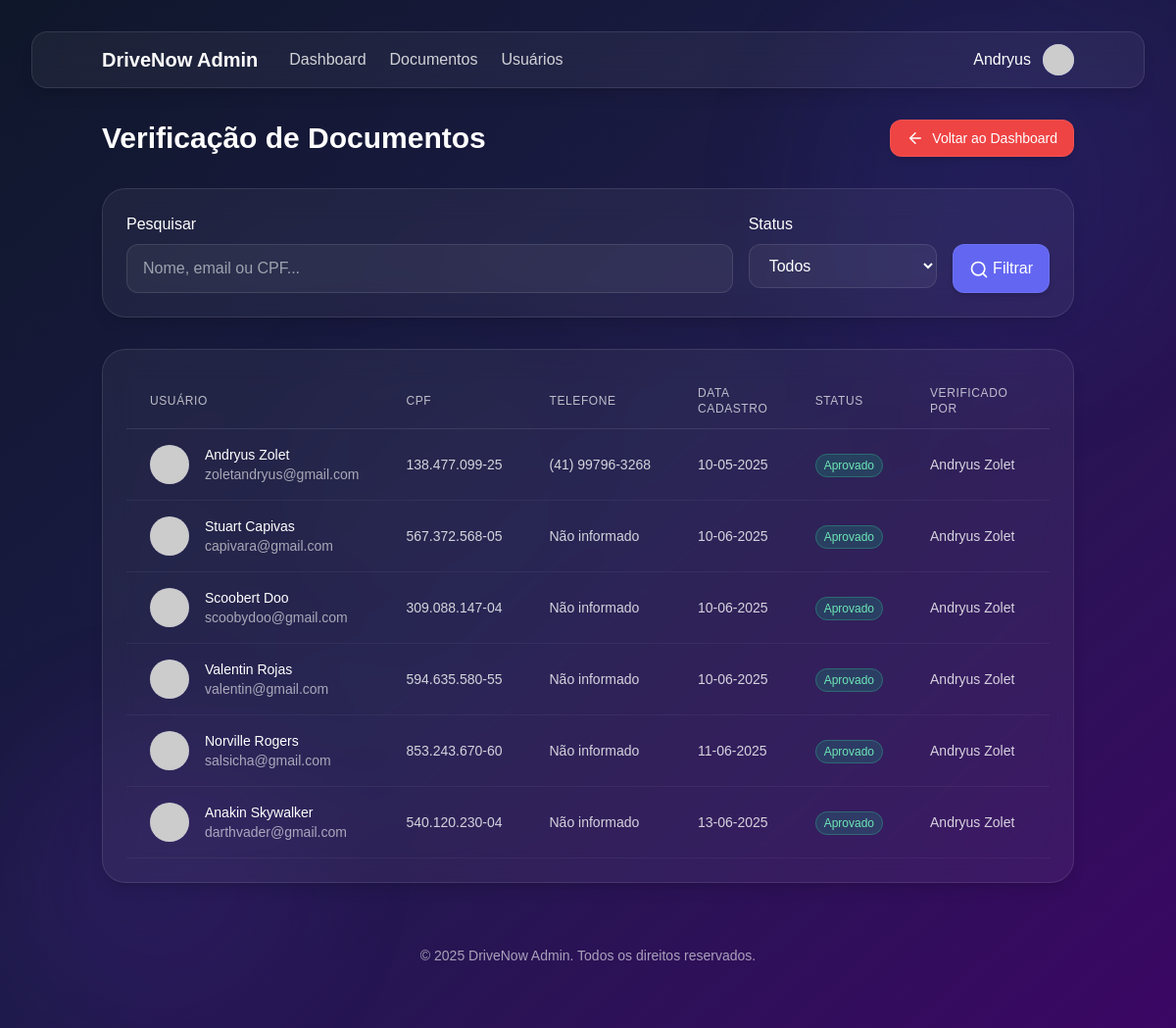
Screenshot of /drivenow/admin/usuarios.php (signed in) with the database file from the repository.
### tables this page shows
CREATE TABLE `conta_usuario` (
  `id` int(11) NOT NULL AUTO_INCREMENT,
  `is_admin` tinyint(1) NOT NULL DEFAULT 0,
  `primeiro_nome` varchar(50) DEFAULT NULL,
  `segundo_nome` varchar(50) DEFAULT NULL,
  `telefone` varchar(20) DEFAULT NULL,
  `e_mail` varchar(100) DEFAULT NULL,
  `senha` varchar(255) DEFAULT NULL,
  `data_de_entrada` date DEFAULT NULL,
  `foto_perfil` varchar(255) DEFAULT NULL,
  `cpf` varchar(14) DEFAULT NULL COMMENT 'CPF do usuário',
  `foto_cnh_frente` varchar(255) DEFAULT NULL COMMENT 'Caminho para foto da CNH (frente)',
  `foto_cnh_verso` varchar(255) DEFAULT NULL COMMENT 'Caminho para foto da CNH (verso)',
  `status_docs` enum('pendente','verificando','aprovado','rejeitado') NOT NULL DEFAULT 'pendente' COMMENT 'Status da verificação dos documentos',
  `data_verificacao` datetime DEFAULT NULL COMMENT 'Data da última verificação',
  `admin_verificacao` int(11) DEFAULT NULL COMMENT 'ID do admin que verificou os documentos',
  `tem_cnh` tinyint(1) NOT NULL DEFAULT 0 COMMENT 'Se o usuário possui CNH',
  `cadastro_completo` tinyint(1) NOT NULL DEFAULT 0 COMMENT 'Se o usuário completou o cadastro com documentos',
  `observacoes_docs` text DEFAULT NULL COMMENT 'Observações da verificação',
  `mensagens_nao_lidas` int(11) NOT NULL DEFAULT 0,
  `media_avaliacao_proprietario` decimal(3,1) DEFAULT NULL,
  `total_avaliacoes_proprietario` int(11) DEFAULT 0,
  `media_avaliacao_locatario` decimal(3,1) DEFAULT NULL,
  `total_avaliacoes_locatario` int(11) DEFAULT 0,
  PRIMARY KEY (`id`),
  UNIQUE KEY `e_mail` (`e_mail`)
);

### drivenow/includes/auth.php (called while the page is built, shortened)
<?php
function getUsuario() {
    return $_SESSION['usuario'] ?? null;
}
?>

### drivenow/admin/usuarios.php (the view, shortened to what this page needs)
<?php
require_once '../includes/auth.php';
$usuario = getUsuario();
$filtroPesquisa = isset($_GET['search']) ? trim($_GET['search']) : '';
global $pdo;
try {
    $params = [];
    $query = "SELECT *
              FROM conta_usuario
              ORDER BY id";
    $stmt = $pdo->prepare($query);
    $stmt->execute($params);
    $usuarios = $stmt->fetchAll(PDO::FETCH_ASSOC);
    $nenhumUsuario = count($usuarios) === 0;
} catch (PDOException $e) {
    $_SESSION['notification'] = [
        'type' => 'error',
        'message' => 'Erro ao carregar usuarios: ' . $e->getMessage()
    ];
}
function getNomeAdmin($adminId) {
    global $pdo;
    try {
        $stmt = $pdo->prepare("SELECT CONCAT(primeiro_nome, ' ', segundo_nome) as nome_completo
                               FROM conta_usuario WHERE id = ?");
        $stmt->execute([$adminId]);
        $result = $stmt->fetch(PDO::FETCH_ASSOC);
        return $result ? $result['nome_completo'] : 'Admin #' . $adminId;
    } catch (PDOException $e) {
        return 'Admin #' . $adminId;
    }
}
?>
<!DOCTYPE html>
<html lang="pt-br">
<head>
    <script src="https://cdn.tailwindcss.com"></script>
</head>
<body class="min-h-screen bg-gradient-to-br from-slate-900 via-indigo-950 to-purple-950 text-white p-4 md:p-8 overflow-x-hidden">
    <div class="fixed top-0 right-0 w-96 h-96 rounded-full bg-indigo-700 opacity-10 blur-3xl -z-10 animate-pulse animate-pulse-15s"></div>
    <div class="fixed bottom-0 left-0 w-80 h-80 rounded-full bg-purple-700 opacity-10 blur-3xl -z-10 animate-pulse animate-pulse-20s"></div>
    <div class="fixed top-1/3 left-1/4 w-64 h-64 rounded-full bg-slate-700 opacity-5 blur-3xl -z-10 animate-pulse animate-pulse-25s"></div>
    <header class="backdrop-blur-md bg-white/5 border subtle-border rounded-2xl mb-8 shadow-lg overflow-hidden">
        <div class="container mx-auto px-4 py-3">
            <div class="flex justify-between items-center">
                <div class="flex items-center">
                    <h1 class="text-xl font-bold text-white mr-8">DriveNow Admin</h1>
                    <nav class="hidden md:flex space-x-6">
                        <a href="../vboard.php" class="text-white/80 hover:text-white transition-colors">Dashboard</a>
                        <a href="dadmin.php" class="text-white/80 hover:text-white transition-colors">Documentos</a>
                        <a href="usuarios.php" class="text-white/80 hover:text-white transition-colors">Usuários</a>
                    </nav>
                </div>
                <div class="flex items-center gap-3">
                    <span class="text-white hidden md:inline"><?= htmlspecialchars($usuario['primeiro_nome']) ?></span>
                    <div class="relative h-8 w-8 transition-transform hover:scale-110 rounded-full flex items-center justify-center bg-indigo-500 text-white overflow-hidden">
                        <?php if (isset($usuario['foto_perfil']) && !empty($usuario['foto_perfil'])): ?>
                            <img src="<?= htmlspecialchars($usuario['foto_perfil']) ?>" alt="Foto de Perfil" class="h-full w-full object-cover">
                        <?php else: ?>
                            <img src="https://api.dicebear.com/7.x/initials/svg?seed=<?= urlencode($usuario['primeiro_nome']) ?>&backgroundColor=818cf8&textColor=ffffff&fontSize=40" alt="Usuário" class="h-full w-full object-cover">
                        <?php endif; ?>
                    </div>
                </div>
            </div>
        </div>
    </header>
    <main class="container mx-auto">
        <div class="max-w-7xl mx-auto px-4">
            <div class="flex flex-col md:flex-row md:items-center justify-between mb-8 gap-4">
                <h2 class="text-2xl md:text-3xl font-bold text-white">Verificação de Documentos</h2>
                <a href="../vboard.php" class="bg-red-500 hover:bg-red-600 text-white rounded-xl transition-colors border border-red-400/30 px-4 py-2 text-sm font-medium shadow-md hover:shadow-lg flex items-center w-full md:w-auto justify-center">
                    <svg xmlns="http://www.w3.org/2000/svg" width="18" height="18" viewBox="0 0 24 24" fill="none" stroke="currentColor" stroke-width="2" stroke-linecap="round" stroke-linejoin="round" class="mr-2">
                        <path d="m12 19-7-7 7-7"></path>
                        <path d="M19 12H5"></path>
                    </svg>
                    Voltar ao Dashboard
                </a>
            </div>
            <div class="backdrop-blur-lg bg-white/5 border subtle-border rounded-3xl p-6 mb-8 shadow-lg">
                <div class="flex flex-col md:flex-row gap-4">
                    <div class="flex-1">
                        <form action="usuarios.php" method="GET" class="flex flex-col sm:flex-row gap-4">
                            <div class="flex-1">
                                <label for="search" class="block text-white font-medium mb-2">Pesquisar</label>
                                <input
                                    type="text"
                                    id="search"
                                    name="search"
                                    placeholder="Nome, email ou CPF..."
                                    class="w-full px-4 py-3 bg-white/5 border border-white/10 rounded-xl text-white focus:outline-none focus:ring-2 focus:ring-indigo-500/50"
                                    value="<?= htmlspecialchars($filtroPesquisa) ?>"
                                >
                            </div>
                            <div class="sm:w-48">
                                <label for="status" class="block text-white font-medium mb-2">Status</label>
                                <select
                                    name="filtro"
                                    id="filtro"
                                    onchange="this.form.submit()"
                                    class="w-full px-4 py-3 bg-white/5 border border-white/10 rounded-xl text-white focus:outline-none focus:ring-2 focus:ring-indigo-500/50"
                                >
                                    <option value="">Todos</option>
                                </select>
                            </div>
                            <div class="flex items-end">
                                <button type="submit" class="w-full px-4 py-3 bg-indigo-500 hover:bg-indigo-600 text-white font-medium rounded-xl transition-colors border border-indigo-400/30 shadow-md hover:shadow-lg">
                                    <svg xmlns="http://www.w3.org/2000/svg" width="20" height="20" viewBox="0 0 24 24" fill="none" stroke="currentColor" stroke-width="2" stroke-linecap="round" stroke-linejoin="round" class="inline-block">
                                        <circle cx="11" cy="11" r="8"></circle>
                                        <line x1="21" y1="21" x2="16.65" y2="16.65"></line>
                                    </svg>
                                    Filtrar
                                </button>
                            </div>
                        </form>
                    </div>
                </div>
            </div>
            <div class="backdrop-blur-lg bg-white/5 border subtle-border rounded-3xl p-6 shadow-lg">
                <?php if ($nenhumUsuario): ?>
                    <div class="text-center py-8">
                        <svg xmlns="http://www.w3.org/2000/svg" width="48" height="48" viewBox="0 0 24 24" fill="none" stroke="currentColor" stroke-width="2" stroke-linecap="round" stroke-linejoin="round" class="mx-auto text-white/30 mb-4">
                            <path d="M16 21v-2a4 4 0 0 0-4-4H6a4 4 0 0 0-4 4v2"></path>
                            <circle cx="9" cy="7" r="4"></circle>
                            <path d="M22 21v-2a4 4 0 0 0-3-3.87"></path>
                            <path d="M16 3.13a4 4 0 0 1 0 7.75"></path>
                        </svg>
                        <h3 class="text-xl font-medium text-white mb-2">Nenhum usuario encontrado</h3>
                        <p class="text-white/70">
                            <?php if ($filtroStatus || $filtroPesquisa): ?>
                                Tente alterar seus filtros de pesquisa.
                            <?php else: ?>
                                Não há documentos para verificação no momento.
                            <?php endif; ?>
                        </p>
                        <?php if ($filtroStatus || $filtroPesquisa): ?>
                            <a href="usuarios.php" class="inline-block mt-4 px-4 py-2 bg-indigo-500 hover:bg-indigo-600 text-white font-medium rounded-xl transition-colors border border-indigo-400/30 shadow-md hover:shadow-lg">
                                Limpar Filtros
                            </a>
                        <?php endif; ?>
                    </div>
                <?php else: ?>
                    <div class="overflow-x-auto">
                        <table class="w-full min-w-full">
                            <thead>
                                <tr class="border-b border-white/10">
                                    <th class="px-6 py-3 text-left text-xs font-medium text-white/70 uppercase tracking-wider">Usuário</th>
                                    <th class="px-6 py-3 text-left text-xs font-medium text-white/70 uppercase tracking-wider">CPF</th>
                                    <th class="px-6 py-3 text-left text-xs font-medium text-white/70 uppercase tracking-wider">Telefone</th>
                                    <th class="px-6 py-3 text-left text-xs font-medium text-white/70 uppercase tracking-wider">Data Cadastro</th>
                                    <th class="px-6 py-3 text-left text-xs font-medium text-white/70 uppercase tracking-wider">Status</th>
                                    <th class="px-6 py-3 text-left text-xs font-medium text-white/70 uppercase tracking-wider">Verificado por</th>
                                    <th class="px-6 py-3 text-left text-xs font-medium text-white/70 uppercase tracking-wider">Data Verificacao</th>
                                </tr>
                            </thead>
                            <tbody>
                                <?php foreach ($usuarios as $user): ?>
                                    <tr class="border-b border-white/5 hover:bg-white/5">
                                        <td class="px-6 py-4 whitespace-nowrap">
                                            <div class="flex items-center">
                                                <div class="h-10 w-10 rounded-full overflow-hidden bg-indigo-500/30 flex items-center justify-center">
                                                    <img src="https://api.dicebear.com/7.x/initials/svg?seed=<?= urlencode($user['primeiro_nome']) ?>&backgroundColor=818cf8&textColor=ffffff&fontSize=40" alt="Usuário" class="h-full w-full object-cover">
                                                </div>
                                                <div class="ml-4">
                                                    <div class="text-sm font-medium text-white"><?= htmlspecialchars($user['primeiro_nome'] . ' ' . $user['segundo_nome']) ?></div>
                                                    <div class="text-sm text-white/60"><?= htmlspecialchars($user['e_mail']) ?></div>
                                                </div>
                                            </div>
                                        </td>
                                        <td class="px-6 py-4 whitespace-nowrap text-sm text-white/80">
                                            <?= htmlspecialchars($user['cpf'] ?: 'Não informado') ?>
                                        </td>
                                        <td class="px-6 py-4 whitespace-nowrap text-sm text-white/80">
                                            <?= htmlspecialchars($user['telefone'] ?: 'Não informado') ?>
                                        </td>
                                        <td class="px-6 py-4 whitespace-nowrap text-sm text-white/80">
                                            <?= $user['data_de_entrada'] ? date('d-m-Y', strtotime($user['data_de_entrada'])) : 'Não informado' ?>
                                        </td>
                                        <td class="px-6 py-4 whitespace-nowrap">
                                            <?php if ($user['status_docs'] === 'aprovado'): ?>
                                                <span class="px-2 py-1 text-xs rounded-full bg-emerald-500/20 text-emerald-300 border border-emerald-400/30">
                                                    Aprovado
                                                </span>
                                            <?php elseif ($user['status_docs'] === 'rejeitado'): ?>
                                                <span class="px-2 py-1 text-xs rounded-full bg-red-500/20 text-red-300 border border-red-400/30">
                                                    Rejeitado
                                                </span>
                                            <?php else: ?>
                                                <span class="px-2 py-1 text-xs rounded-full bg-amber-500/20 text-amber-300 border border-amber-400/30">
                                                    Pendente
                                                </span>
                                            <?php endif; ?>
                                        </td>
                                        <td class="px-6 py-4 whitespace-nowrap text-sm text-white/80">
                                            <?= $user['admin_verificacao'] ? htmlspecialchars(getNomeAdmin($user['admin_verificacao'])) : '-' ?>
                                        </td>
                                        <td class="px-6 py-4 whitespace-nowrap text-sm text-white/80">
                                        </td>
                                    </tr>
                                <?php endforeach; ?>
                            </tbody>
                        </table>
                    </div>
                <?php endif; ?>
            </div>
        </div>
    </main>
    <footer class="container mx-auto mt-16 px-4 pb-8 text-center text-white/60 text-sm">
        <p>© <script>document.write(new Date().getFullYear())</script> DriveNow Admin. Todos os direitos reservados.</p>
    </footer>
</body>
</html>

### drivenow/admin/usuarios.php (style rules this page uses)
body { font-family: sans-serif; }
.animate-pulse-15s { animation-duration: 15s; }
.animate-pulse-20s { animation-duration: 20s; }
.animate-pulse-25s { animation-duration: 25s; }
.subtle-border { border-color: rgba(255, 255, 255, 0.1); }
option { background-color: #1e293b !important; color: white !important; }

### rows the page displays
conta_usuario: primeiro_nome "Andryus", primeiro_nome+segundo_nome "Andryus Zolet", e_mail "zoletandryus@gmail.com", cpf "138.477.099-25", telefone "(41) 99796-3268", data_de_entrada "10-05-2025", status_docs "Aprovado", admin_verificacao "Andryus Zolet"
conta_usuario: primeiro_nome+segundo_nome "Stuart Capivas", e_mail "capivara@gmail.com", cpf "567.372.568-05", telefone "Não informado", data_de_entrada "10-06-2025", status_docs "Aprovado", admin_verificacao "Andryus Zolet"
conta_usuario: primeiro_nome+segundo_nome "Scoobert Doo", e_mail "scoobydoo@gmail.com", cpf "309.088.147-04", telefone "Não informado", data_de_entrada "10-06-2025", status_docs "Aprovado", admin_verificacao "Andryus Zolet"
conta_usuario: primeiro_nome+segundo_nome "Valentin Rojas", e_mail "valentin@gmail.com", cpf "594.635.580-55", telefone "Não informado", data_de_entrada "10-06-2025", status_docs "Aprovado", admin_verificacao "Andryus Zolet"
conta_usuario: primeiro_nome+segundo_nome "Norville Rogers", e_mail "salsicha@gmail.com", cpf "853.243.670-60", telefone "Não informado", data_de_entrada "11-06-2025", status_docs "Aprovado", admin_verificacao "Andryus Zolet"
conta_usuario: primeiro_nome+segundo_nome "Anakin Skywalker", e_mail "darthvader@gmail.com", cpf "540.120.230-04", telefone "Não informado", data_de_entrada "13-06-2025", status_docs "Aprovado", admin_verificacao "Andryus Zolet"
